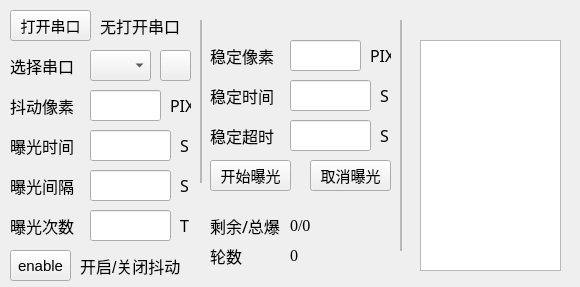
<?xml version="1.0" encoding="UTF-8"?>
<ui version="4.0">
 <class>MainWindow</class>
 <widget class="QMainWindow" name="MainWindow">
  <property name="geometry">
   <rect>
    <x>0</x>
    <y>0</y>
    <width>580</width>
    <height>287</height>
   </rect>
  </property>
  <property name="windowTitle">
   <string>MainWindow</string>
  </property>
  <widget class="QWidget" name="centralwidget">
   <widget class="QLabel" name="label">
    <property name="geometry">
     <rect>
      <x>10</x>
      <y>50</y>
      <width>91</width>
      <height>31</height>
     </rect>
    </property>
    <property name="font">
     <font>
      <pointsize>12</pointsize>
     </font>
    </property>
    <property name="text">
     <string>选择串口</string>
    </property>
   </widget>
   <widget class="QComboBox" name="comboBox">
    <property name="geometry">
     <rect>
      <x>90</x>
      <y>50</y>
      <width>61</width>
      <height>31</height>
     </rect>
    </property>
   </widget>
   <widget class="QPushButton" name="pushButton">
    <property name="geometry">
     <rect>
      <x>210</x>
      <y>160</y>
      <width>81</width>
      <height>31</height>
     </rect>
    </property>
    <property name="font">
     <font>
      <pointsize>11</pointsize>
     </font>
    </property>
    <property name="text">
     <string>开始曝光</string>
    </property>
   </widget>
   <widget class="QListView" name="listView">
    <property name="geometry">
     <rect>
      <x>420</x>
      <y>40</y>
      <width>141</width>
      <height>231</height>
     </rect>
    </property>
    <property name="font">
     <font>
      <pointsize>10</pointsize>
     </font>
    </property>
   </widget>
   <widget class="QFrame" name="frame">
    <property name="geometry">
     <rect>
      <x>400</x>
      <y>20</y>
      <width>2</width>
      <height>231</height>
     </rect>
    </property>
    <property name="frameShape">
     <enum>QFrame::StyledPanel</enum>
    </property>
    <property name="frameShadow">
     <enum>QFrame::Raised</enum>
    </property>
    <property name="lineWidth">
     <number>0</number>
    </property>
   </widget>
   <widget class="QLineEdit" name="lineEdit">
    <property name="geometry">
     <rect>
      <x>90</x>
      <y>90</y>
      <width>71</width>
      <height>31</height>
     </rect>
    </property>
    <property name="font">
     <font>
      <pointsize>12</pointsize>
     </font>
    </property>
   </widget>
   <widget class="QLabel" name="label_2">
    <property name="geometry">
     <rect>
      <x>10</x>
      <y>90</y>
      <width>71</width>
      <height>31</height>
     </rect>
    </property>
    <property name="font">
     <font>
      <family>Adobe Devanagari</family>
      <pointsize>12</pointsize>
     </font>
    </property>
    <property name="text">
     <string>抖动像素</string>
    </property>
   </widget>
   <widget class="QLabel" name="label_3">
    <property name="geometry">
     <rect>
      <x>210</x>
      <y>40</y>
      <width>71</width>
      <height>31</height>
     </rect>
    </property>
    <property name="font">
     <font>
      <family>Adobe Devanagari</family>
      <pointsize>12</pointsize>
     </font>
    </property>
    <property name="text">
     <string>稳定像素</string>
    </property>
   </widget>
   <widget class="QLineEdit" name="lineEdit_2">
    <property name="geometry">
     <rect>
      <x>290</x>
      <y>40</y>
      <width>71</width>
      <height>31</height>
     </rect>
    </property>
    <property name="font">
     <font>
      <pointsize>12</pointsize>
     </font>
    </property>
   </widget>
   <widget class="QLineEdit" name="lineEdit_3">
    <property name="geometry">
     <rect>
      <x>290</x>
      <y>80</y>
      <width>81</width>
      <height>31</height>
     </rect>
    </property>
    <property name="font">
     <font>
      <pointsize>12</pointsize>
     </font>
    </property>
   </widget>
   <widget class="QLabel" name="label_4">
    <property name="geometry">
     <rect>
      <x>210</x>
      <y>80</y>
      <width>71</width>
      <height>31</height>
     </rect>
    </property>
    <property name="font">
     <font>
      <family>Adobe Devanagari</family>
      <pointsize>12</pointsize>
     </font>
    </property>
    <property name="text">
     <string>稳定时间</string>
    </property>
   </widget>
   <widget class="QLabel" name="label_5">
    <property name="geometry">
     <rect>
      <x>210</x>
      <y>120</y>
      <width>71</width>
      <height>31</height>
     </rect>
    </property>
    <property name="font">
     <font>
      <family>Adobe Devanagari</family>
      <pointsize>12</pointsize>
     </font>
    </property>
    <property name="text">
     <string>稳定超时</string>
    </property>
   </widget>
   <widget class="QLineEdit" name="lineEdit_4">
    <property name="geometry">
     <rect>
      <x>290</x>
      <y>120</y>
      <width>81</width>
      <height>31</height>
     </rect>
    </property>
    <property name="font">
     <font>
      <pointsize>12</pointsize>
     </font>
    </property>
   </widget>
   <widget class="QFrame" name="frame_2">
    <property name="geometry">
     <rect>
      <x>200</x>
      <y>20</y>
      <width>2</width>
      <height>163</height>
     </rect>
    </property>
    <property name="font">
     <font>
      <pointsize>11</pointsize>
     </font>
    </property>
    <property name="frameShape">
     <enum>QFrame::StyledPanel</enum>
    </property>
    <property name="frameShadow">
     <enum>QFrame::Raised</enum>
    </property>
    <property name="lineWidth">
     <number>0</number>
    </property>
   </widget>
   <widget class="QLabel" name="label_6">
    <property name="geometry">
     <rect>
      <x>10</x>
      <y>130</y>
      <width>71</width>
      <height>31</height>
     </rect>
    </property>
    <property name="font">
     <font>
      <family>Adobe Devanagari</family>
      <pointsize>12</pointsize>
     </font>
    </property>
    <property name="text">
     <string>曝光时间</string>
    </property>
   </widget>
   <widget class="QLineEdit" name="lineEdit_5">
    <property name="geometry">
     <rect>
      <x>90</x>
      <y>130</y>
      <width>81</width>
      <height>31</height>
     </rect>
    </property>
    <property name="font">
     <font>
      <pointsize>12</pointsize>
     </font>
    </property>
   </widget>
   <widget class="QLabel" name="label_7">
    <property name="geometry">
     <rect>
      <x>290</x>
      <y>210</y>
      <width>101</width>
      <height>31</height>
     </rect>
    </property>
    <property name="font">
     <font>
      <family>Times New Roman</family>
      <pointsize>12</pointsize>
     </font>
    </property>
    <property name="text">
     <string>0/0</string>
    </property>
   </widget>
   <widget class="QLabel" name="label_8">
    <property name="geometry">
     <rect>
      <x>210</x>
      <y>210</y>
      <width>71</width>
      <height>31</height>
     </rect>
    </property>
    <property name="font">
     <font>
      <family>Adobe Devanagari</family>
      <pointsize>12</pointsize>
     </font>
    </property>
    <property name="text">
     <string>剩余/总爆</string>
    </property>
   </widget>
   <widget class="QLabel" name="label_9">
    <property name="geometry">
     <rect>
      <x>170</x>
      <y>90</y>
      <width>21</width>
      <height>31</height>
     </rect>
    </property>
    <property name="font">
     <font>
      <family>Adobe Devanagari</family>
      <pointsize>12</pointsize>
     </font>
    </property>
    <property name="text">
     <string>PIX</string>
    </property>
   </widget>
   <widget class="QLabel" name="label_10">
    <property name="geometry">
     <rect>
      <x>180</x>
      <y>130</y>
      <width>16</width>
      <height>31</height>
     </rect>
    </property>
    <property name="font">
     <font>
      <family>Adobe Devanagari</family>
      <pointsize>12</pointsize>
     </font>
    </property>
    <property name="text">
     <string>S</string>
    </property>
   </widget>
   <widget class="QLabel" name="label_11">
    <property name="geometry">
     <rect>
      <x>370</x>
      <y>40</y>
      <width>21</width>
      <height>31</height>
     </rect>
    </property>
    <property name="font">
     <font>
      <family>Adobe Devanagari</family>
      <pointsize>12</pointsize>
     </font>
    </property>
    <property name="text">
     <string>PIX</string>
    </property>
   </widget>
   <widget class="QLabel" name="label_12">
    <property name="geometry">
     <rect>
      <x>380</x>
      <y>80</y>
      <width>16</width>
      <height>31</height>
     </rect>
    </property>
    <property name="font">
     <font>
      <family>Adobe Devanagari</family>
      <pointsize>12</pointsize>
     </font>
    </property>
    <property name="text">
     <string>S</string>
    </property>
   </widget>
   <widget class="QLabel" name="label_13">
    <property name="geometry">
     <rect>
      <x>380</x>
      <y>120</y>
      <width>16</width>
      <height>31</height>
     </rect>
    </property>
    <property name="font">
     <font>
      <family>Adobe Devanagari</family>
      <pointsize>12</pointsize>
     </font>
    </property>
    <property name="text">
     <string>S</string>
    </property>
   </widget>
   <widget class="QLabel" name="label_14">
    <property name="geometry">
     <rect>
      <x>180</x>
      <y>170</y>
      <width>16</width>
      <height>31</height>
     </rect>
    </property>
    <property name="font">
     <font>
      <family>Adobe Devanagari</family>
      <pointsize>12</pointsize>
     </font>
    </property>
    <property name="text">
     <string>S</string>
    </property>
   </widget>
   <widget class="QLineEdit" name="lineEdit_6">
    <property name="geometry">
     <rect>
      <x>90</x>
      <y>170</y>
      <width>81</width>
      <height>31</height>
     </rect>
    </property>
    <property name="font">
     <font>
      <pointsize>12</pointsize>
     </font>
    </property>
   </widget>
   <widget class="QLabel" name="label_15">
    <property name="geometry">
     <rect>
      <x>10</x>
      <y>170</y>
      <width>71</width>
      <height>31</height>
     </rect>
    </property>
    <property name="font">
     <font>
      <family>Adobe Devanagari</family>
      <pointsize>12</pointsize>
     </font>
    </property>
    <property name="text">
     <string>曝光间隔</string>
    </property>
   </widget>
   <widget class="QLineEdit" name="lineEdit_7">
    <property name="geometry">
     <rect>
      <x>90</x>
      <y>210</y>
      <width>81</width>
      <height>31</height>
     </rect>
    </property>
    <property name="font">
     <font>
      <pointsize>12</pointsize>
     </font>
    </property>
   </widget>
   <widget class="QLabel" name="label_16">
    <property name="geometry">
     <rect>
      <x>10</x>
      <y>210</y>
      <width>71</width>
      <height>31</height>
     </rect>
    </property>
    <property name="font">
     <font>
      <family>Adobe Devanagari</family>
      <pointsize>12</pointsize>
     </font>
    </property>
    <property name="text">
     <string>曝光次数</string>
    </property>
   </widget>
   <widget class="QLabel" name="label_17">
    <property name="geometry">
     <rect>
      <x>180</x>
      <y>210</y>
      <width>16</width>
      <height>31</height>
     </rect>
    </property>
    <property name="font">
     <font>
      <family>Adobe Devanagari</family>
      <pointsize>12</pointsize>
     </font>
    </property>
    <property name="text">
     <string>T</string>
    </property>
   </widget>
   <widget class="QPushButton" name="pushButton_2">
    <property name="geometry">
     <rect>
      <x>310</x>
      <y>160</y>
      <width>81</width>
      <height>31</height>
     </rect>
    </property>
    <property name="font">
     <font>
      <pointsize>11</pointsize>
     </font>
    </property>
    <property name="text">
     <string>取消曝光</string>
    </property>
   </widget>
   <widget class="QLabel" name="label_18">
    <property name="geometry">
     <rect>
      <x>210</x>
      <y>240</y>
      <width>71</width>
      <height>31</height>
     </rect>
    </property>
    <property name="font">
     <font>
      <family>Adobe Devanagari</family>
      <pointsize>12</pointsize>
     </font>
    </property>
    <property name="text">
     <string>轮数</string>
    </property>
   </widget>
   <widget class="QLabel" name="label_19">
    <property name="geometry">
     <rect>
      <x>290</x>
      <y>240</y>
      <width>101</width>
      <height>31</height>
     </rect>
    </property>
    <property name="font">
     <font>
      <family>Times New Roman</family>
      <pointsize>12</pointsize>
     </font>
    </property>
    <property name="text">
     <string>0</string>
    </property>
   </widget>
   <widget class="QPushButton" name="pushButton_3">
    <property name="geometry">
     <rect>
      <x>10</x>
      <y>250</y>
      <width>61</width>
      <height>31</height>
     </rect>
    </property>
    <property name="font">
     <font>
      <pointsize>11</pointsize>
     </font>
    </property>
    <property name="text">
     <string>enable</string>
    </property>
   </widget>
   <widget class="QLabel" name="label_20">
    <property name="geometry">
     <rect>
      <x>80</x>
      <y>250</y>
      <width>111</width>
      <height>31</height>
     </rect>
    </property>
    <property name="font">
     <font>
      <pointsize>12</pointsize>
     </font>
    </property>
    <property name="text">
     <string>开启/关闭抖动</string>
    </property>
   </widget>
   <widget class="QPushButton" name="pushButton_4">
    <property name="geometry">
     <rect>
      <x>160</x>
      <y>50</y>
      <width>31</width>
      <height>31</height>
     </rect>
    </property>
    <property name="font">
     <font>
      <pointsize>11</pointsize>
     </font>
    </property>
    <property name="text">
     <string/>
    </property>
   </widget>
   <widget class="QPushButton" name="pushButton_5">
    <property name="geometry">
     <rect>
      <x>10</x>
      <y>10</y>
      <width>81</width>
      <height>31</height>
     </rect>
    </property>
    <property name="font">
     <font>
      <pointsize>11</pointsize>
     </font>
    </property>
    <property name="text">
     <string>打开串口</string>
    </property>
   </widget>
   <widget class="QLabel" name="label_21">
    <property name="geometry">
     <rect>
      <x>100</x>
      <y>10</y>
      <width>91</width>
      <height>31</height>
     </rect>
    </property>
    <property name="font">
     <font>
      <pointsize>12</pointsize>
     </font>
    </property>
    <property name="text">
     <string>无打开串口</string>
    </property>
   </widget>
  </widget>
 </widget>
 <resources/>
 <connections/>
</ui>
